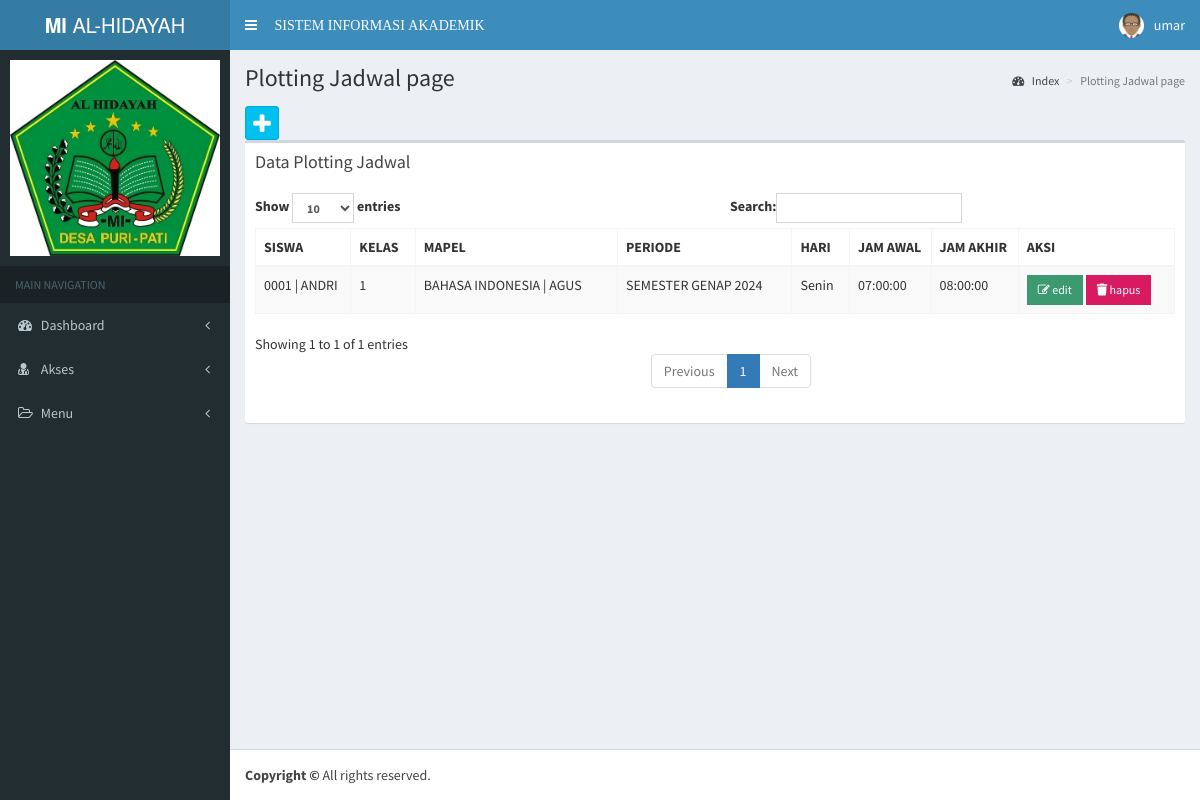
The page /app/plotting_jadwal/index.php (signed in) on the database as committed earlier.
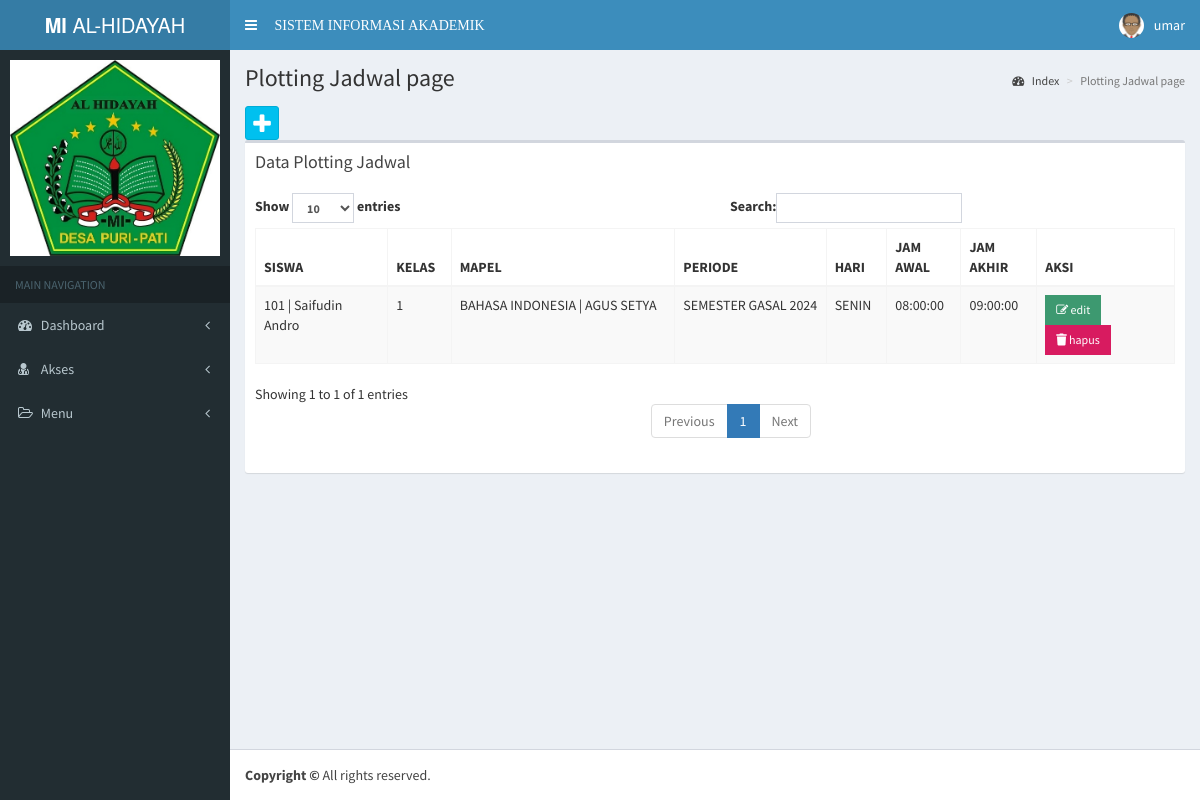
The same page on the database as committed later.
### tables this page shows
CREATE TABLE `plotting_jadwal` (
  `id_plotting` int(11) NOT NULL,
  `id_siswa` int(11) DEFAULT NULL,
  `id_kelas` int(11) DEFAULT NULL,
  `id_mapel` int(11) DEFAULT NULL,
  `id_periode` int(11) DEFAULT NULL,
  `hari` varchar(10) DEFAULT NULL,
  `jam_awal` time DEFAULT NULL,
  `jam_akhir` time DEFAULT NULL
);

CREATE TABLE `siswa` (
  `id_siswa` int(11) NOT NULL,
  `nis` varchar(50) DEFAULT NULL,
  `id_user` int(11) DEFAULT NULL,
  `nm_siswa` varchar(50) DEFAULT NULL,
  `jk_siswa` enum('Laki-Laki','Perempuan') DEFAULT NULL,
  `alamat_siswa` text DEFAULT NULL,
  `nm_orang_tua` varchar(50) DEFAULT NULL,
  `foto_siswa` blob DEFAULT NULL
);

CREATE TABLE `guru` (
  `id_guru` int(11) NOT NULL,
  `nip` varchar(50) DEFAULT NULL,
  `id_user` int(11) DEFAULT NULL,
  `nm_guru` varchar(50) DEFAULT NULL,
  `no_guru` varchar(50) DEFAULT NULL,
  `jk_guru` enum('Laki-Laki','Perempuan') DEFAULT NULL,
  `alamat_guru` text DEFAULT NULL,
  `foto_guru` blob DEFAULT NULL
);

CREATE TABLE `periode` (
  `id_periode` int(11) NOT NULL,
  `nm_periode` varchar(50) DEFAULT NULL,
  `status_periode` enum('Aktif','Non Aktif') DEFAULT NULL
);

CREATE TABLE `kelas` (
  `id_kelas` int(11) NOT NULL,
  `id_guru` int(11) DEFAULT NULL,
  `nm_kelas` varchar(50) DEFAULT NULL,
  `tingkatan` int(11) DEFAULT NULL
);

CREATE TABLE `mapel` (
  `id_mapel` int(11) NOT NULL,
  `id_guru` int(11) DEFAULT NULL,
  `nm_mapel` varchar(50) DEFAULT NULL
);

### config/config.php (called while the page is built, shortened)
<?php
function Url_web(){
    $xplode = explode("/", $_SERVER['REQUEST_URI']);
    return $xplode[1];
}
$defaul_uri = "/".Url_web();
$url = "http://".$_SERVER['SERVER_NAME'].":".$_SERVER['SERVER_PORT'].$defaul_uri;
function DB(){
    return ["localhost", "root", "", "vinka"];
}
function QueryManyData($sql){
    $conn = new mysqli(DB()[0], DB()[1], DB()[2], DB()[3]);
    $result = $conn->query($sql);
    return $result;
}
function QueryOnedata($sql){
    $conn = new mysqli(DB()[0], DB()[1], DB()[2], DB()[3]);
    $result = $conn->query($sql);
    return $result;
}

### app/plotting_jadwal/index.php (the view, shortened to what this page needs)
<?php include_once '../template/header.php'; ?>
<?php include_once '../template/navbar.php'; ?>
<?php include_once '../template/sidebar.php'; ?>
<div class='content-wrapper'>
  <section class='content-header'>
    <h1>Plotting Jadwal page
    </h1>
    <ol class='breadcrumb'>
      <li><a href='#'><i class='fa fa-dashboard'></i> Index</a></li>
      <li class='active'>Plotting Jadwal page</li>
    </ol>
  </section>
  <section class='content'>
    <a class='btn btn-social-icon btn-info' data-toggle='tooltip' data-placement='top' title='Tambah data plotting_jadwal' href='<?= $url ?>/app/plotting_jadwal/tambah.php'><i class='fa fa-plus'></i></a>
    <div class='row'>
      <div class='col-xs-12'>
        <div class='box'>
          <div class='box-header'>
            <h3 class='box-title'>Data Plotting Jadwal</h3>
          </div>
          <div class='box-body'>
            <table id='example1' class='table table-bordered table-striped'>
              <thead>
                <tr>
                  <th>SISWA</th>
                  <th>KELAS</th>
                  <th>MAPEL</th>
                  <th>PERIODE</th>
                  <th>HARI</th>
                  <th>JAM AWAL</th>
                  <th>JAM AKHIR</th>
                  <th>AKSI</th>
                </tr>
              </thead>
              <tbody>
                <?php
                $query_plotting = 'SELECT * FROM plotting_jadwal ORDER BY id_plotting DESC';
                foreach (QueryManyData($query_plotting) as $row) {
                ?>
                  <tr>
                    <td>
                      <?php $siswa = QueryOnedata('SELECT * FROM siswa WHERE id_siswa = ' . $row['id_siswa'] . '')->fetch_assoc(); ?>
                      <?= $siswa['nis'] . " | " . $siswa['nm_siswa'] ?>
                    </td>
                    <td>
                      <?php $kelas = QueryOnedata('SELECT * FROM kelas WHERE id_kelas = ' . $row['id_kelas'] . '')->fetch_assoc(); ?>
                      <?= $kelas['nm_kelas'] ?></td>
                    <td>
                      <?php $mapel = QueryOnedata('SELECT * FROM mapel JOIN guru ON mapel.id_guru = guru.id_guru WHERE mapel.id_mapel = ' . $row['id_mapel'] . '')->fetch_assoc(); ?>
                      <?= $mapel['nm_mapel'] . " | " . $mapel['nm_guru']  ?></td>
                    <td>
                      <?php $periode = QueryOnedata('SELECT * FROM periode WHERE id_periode = ' . $row['id_periode'] . '')->fetch_assoc(); ?>
                      <?= $periode['nm_periode'] ?></td>
                    <td><?= $row['hari'] ?></td>
                    <td><?= $row['jam_awal'] ?></td>
                    <td><?= $row['jam_akhir'] ?></td>
                    <td>
                      <?php if($_SESSION['level'] == 'Orang Tua' ){ ?>
                        <a href='<?= $url ?>/app/plotting_jadwal/detail.php?id_plotting=<?= $row['id_plotting'] ?>' class='btn bg-nfo btn-flat btn-sm'><i class='fa fa-eye'></i> detail</a>
                      <?php }else{ ?>
                        <a href='<?= $url ?>/app/plotting_jadwal/edit.php?id_plotting=<?= $row['id_plotting'] ?>' class='btn bg-olive btn-flat btn-sm'><i class='fa fa-edit'></i> edit</a>
                        <button onclick="ConfirmDelete(<?= $row['id_plotting'] ?>)" class='btn bg-maroon btn-flat btn-sm'>
                          <i class='fas fa-trash'></i>
                          hapus
                        </button>
                      <?php } ?>
                    </td>
                  </tr>
                <?php
                }
                ?>
              </tbody>
            </table>
          </div>
        </div>
      </div>
    </div>
</div>
<?php include_once '../template/footer.php'; ?>

Rows that differ between the two databases and show on the page:
changed plotting_jadwal "BAHASA INDONESIA": id_siswa.nis "0001" → "101"; id_siswa.nm_siswa "ANDRI" → "Saifudin Andro"; guru.nm_guru "AGUS" → "AGUS SETYA"; id_periode.nm_periode "SEMESTER GENAP 2024" → "SEMESTER GASAL 2024"; hari "Senin" → "SENIN"; jam_awal "07:00:00" → "08:00:00"; jam_akhir "08:00:00" → "09:00:00"
